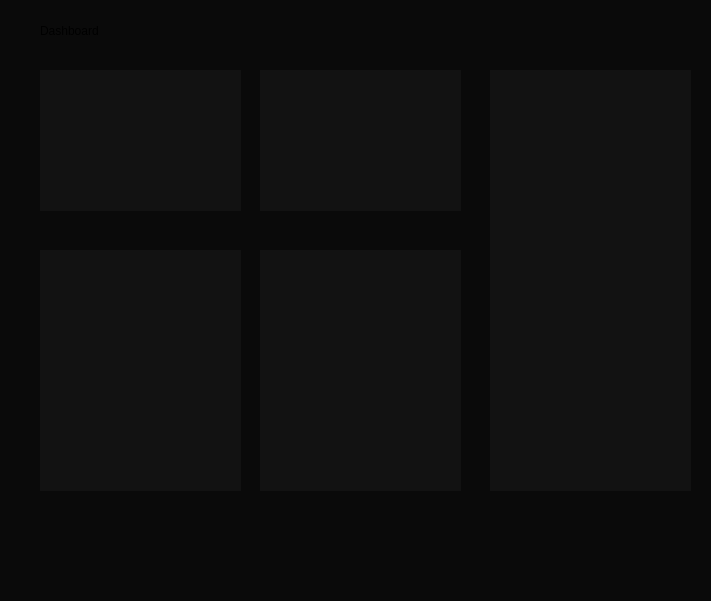
     <widget class="QWidget" name="widget_144" native="true">
      <property name="geometry">
       <rect>
        <x>270</x>
        <y>150</y>
        <width>711</width>
        <height>601</height>
       </rect>
      </property>
      <property name="styleSheet">
       <string notr="true">background:#0a0a0a;</string>
      </property>
      <widget class="QLabel" name="label_367">
       <property name="geometry">
        <rect>
         <x>40</x>
         <y>0</y>
         <width>111</width>
         <height>61</height>
        </rect>
       </property>
       <property name="styleSheet">
        <string notr="true">font: 16pt &quot;Sans Serif Collection&quot;;
border:none;</string>
       </property>
       <property name="text">
        <string>Dashboard</string>
       </property>
      </widget>
      <widget class="QWidget" name="widget_145" native="true">
       <property name="geometry">
        <rect>
         <x>40</x>
         <y>70</y>
         <width>201</width>
         <height>141</height>
        </rect>
       </property>
       <property name="styleSheet">
        <string notr="true">background : #121212;</string>
       </property>
       <widget class="QWidget" name="widget_146" native="true">
        <property name="geometry">
         <rect>
          <x>0</x>
          <y>0</y>
          <width>191</width>
          <height>141</height>
         </rect>
        </property>
        <property name="styleSheet">
         <string notr="true">background : #121212;</string>
        </property>
       </widget>
      </widget>
      <widget class="QWidget" name="widget_147" native="true">
       <property name="geometry">
        <rect>
         <x>260</x>
         <y>70</y>
         <width>201</width>
         <height>141</height>
        </rect>
       </property>
       <property name="styleSheet">
        <string notr="true">background : #121212;</string>
       </property>
      </widget>
      <widget class="QWidget" name="widget_148" native="true">
       <property name="geometry">
        <rect>
         <x>490</x>
         <y>70</y>
         <width>201</width>
         <height>421</height>
        </rect>
       </property>
       <property name="styleSheet">
        <string notr="true">background : #121212;</string>
       </property>
      </widget>
      <widget class="QWidget" name="widget_149" native="true">
       <property name="geometry">
        <rect>
         <x>260</x>
         <y>250</y>
         <width>201</width>
         <height>241</height>
        </rect>
       </property>
       <property name="styleSheet">
        <string notr="true">background : #121212;</string>
       </property>
      </widget>
      <widget class="QWidget" name="widget_150" native="true">
       <property name="geometry">
        <rect>
         <x>40</x>
         <y>250</y>
         <width>201</width>
         <height>241</height>
        </rect>
       </property>
       <property name="styleSheet">
        <string notr="true">background : #121212;</string>
       </property>
      </widget>
     </widget>
